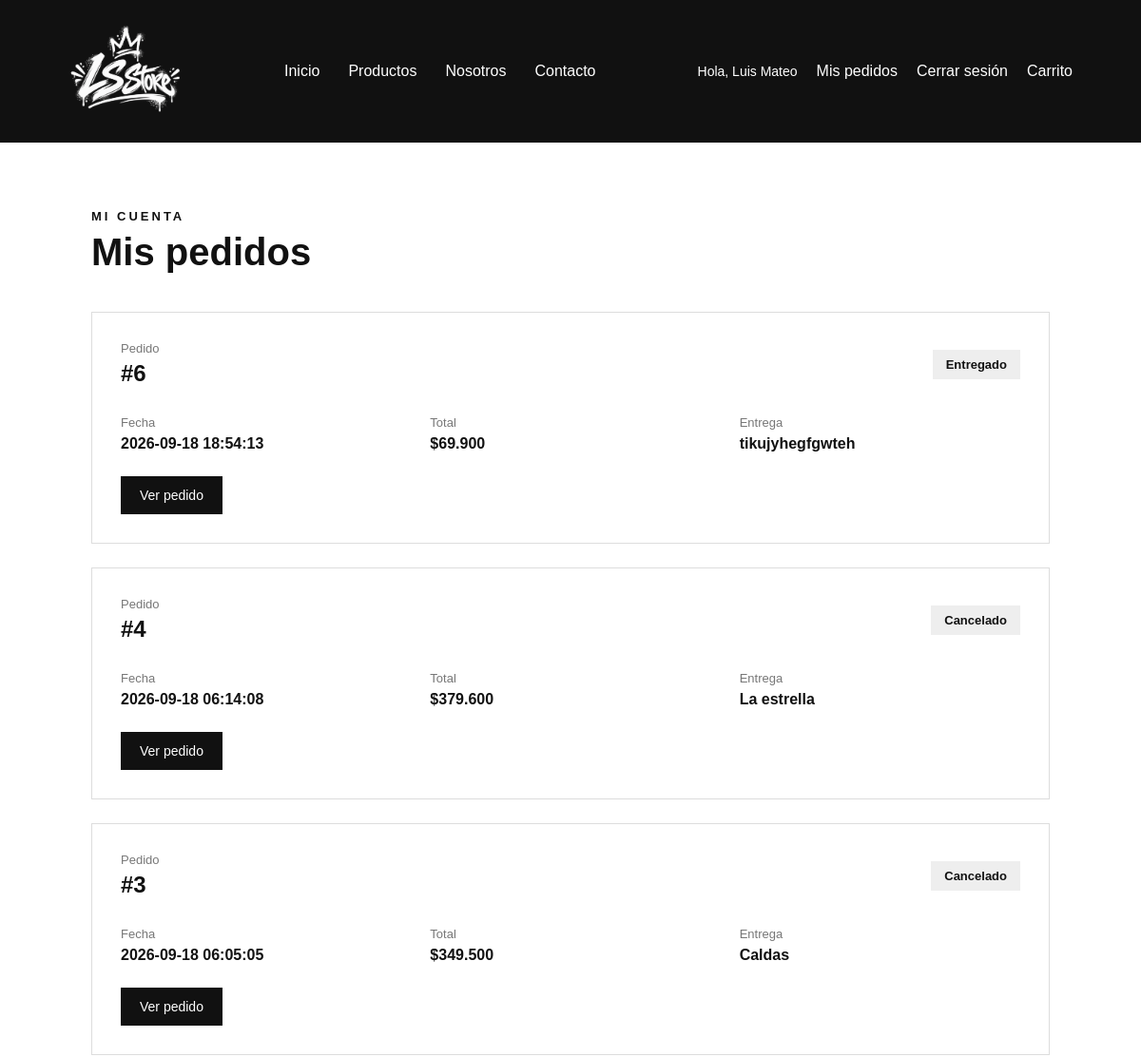
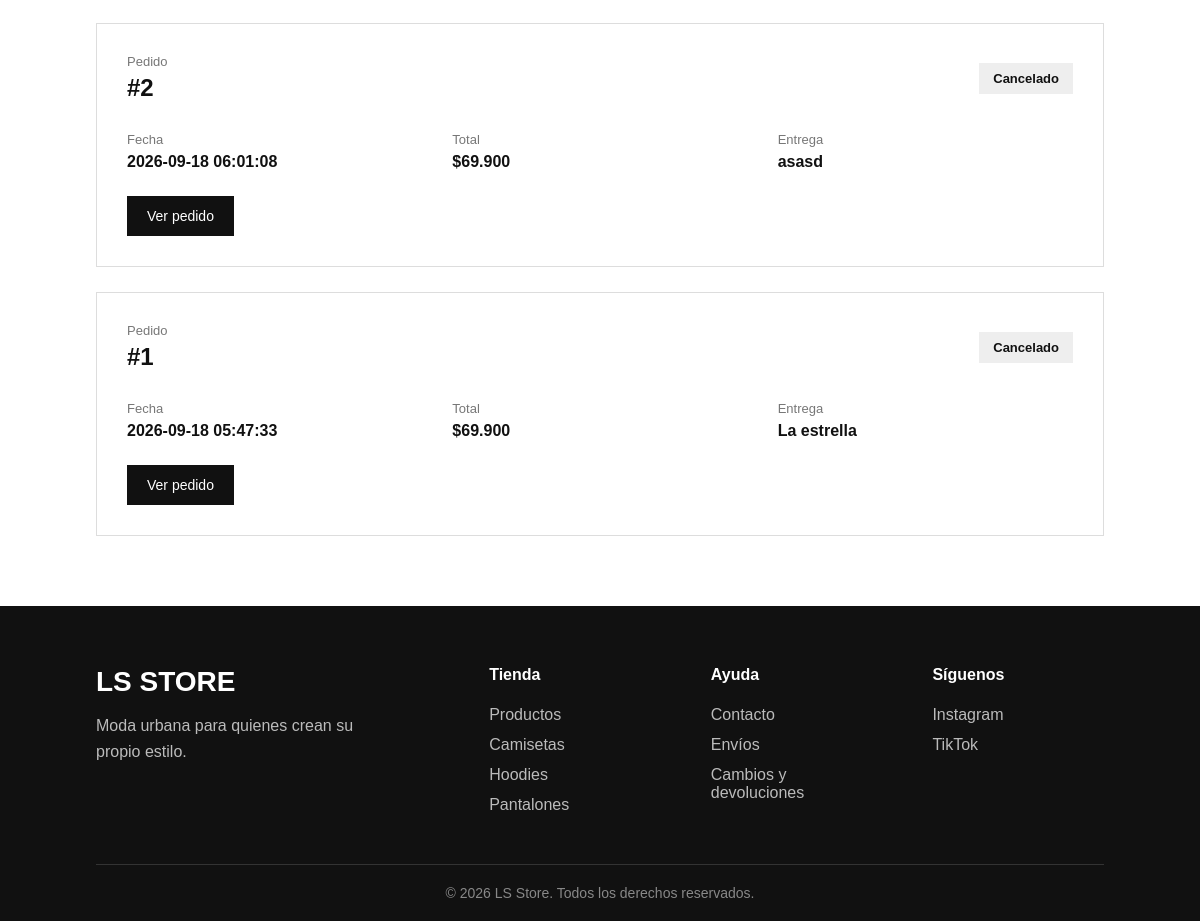
/cuenta/pedidos.php (signed in), run on the app's committed database (2 pictures, top to bottom).
### tables this page shows
CREATE TABLE `pedidos` (
  `id` int(11) NOT NULL,
  `usuario_id` int(11) NOT NULL,
  `total` decimal(10,2) NOT NULL,
  `direccion` varchar(255) NOT NULL,
  `ciudad` varchar(100) NOT NULL,
  `departamento` varchar(100) NOT NULL,
  `telefono` varchar(20) NOT NULL,
  `estado` varchar(30) NOT NULL,
  `fecha_pedido` timestamp NOT NULL DEFAULT current_timestamp()
);

### cuenta/pedidos.php (the view, shortened to what this page needs)
<?php
require_once "../config/conexion.php";
$usuario_id =
    (int) $_SESSION["user_id"];
$sql = "
    SELECT
        id,
        total,
        direccion,
        ciudad,
        departamento,
        estado,
        fecha_pedido
    FROM pedidos
    WHERE usuario_id = ?
    ORDER BY fecha_pedido DESC
";
$stmt =
    $conexion->prepare($sql);
$stmt->bind_param(
    "i",
    $usuario_id
);
$stmt->execute();
$resultado_pedidos =
    $stmt->get_result();
?>
<!DOCTYPE html>
<html lang="es">
<head>
    <link
        rel="stylesheet"
        href="../assets/css/style.css">
</head>
<body>
    <?php
    require_once dirname(__DIR__) . "/includes/header.php";
    ?>
    <main class="mis-pedidos">
        <div class="titulo-pedidos">
            <p>MI CUENTA</p>
            <h1>Mis pedidos</h1>
        </div>
        <?php if ($resultado_pedidos->num_rows === 0): ?>
            <div class="carrito-vacio">
                <h2>
                    Todavía no tienes pedidos
                </h2>
                <p>
                    Cuando realices una compra aparecerá aquí.
                </p>
                <a
                    href="../index.php"
                    class="btn-producto">
                    Ver productos
                </a>
            </div>
        <?php else: ?>
            <div class="lista-pedidos">
                <?php while (
                    $pedido =
                    $resultado_pedidos->fetch_assoc()
                ): ?>
                    <article class="pedido-card">
                        <div class="pedido-cabecera">
                            <div>
                                <p>Pedido</p>
                                <h2>
                                    #<?php
                                        echo (int)
                                        $pedido["id"];
                                        ?>
                                </h2>
                            </div>
                            <span class="estado-pedido">
                                <?php
                                echo htmlspecialchars(
                                    ucfirst(
                                        $pedido["estado"]
                                    )
                                );
                                ?>
                            </span>
                        </div>
                        <div class="pedido-datos">
                            <div>
                                <span>Fecha</span>
                                <strong>
                                    <?php
                                    echo htmlspecialchars(
                                        $pedido["fecha_pedido"]
                                    );
                                    ?>
                                </strong>
                            </div>
                            <div>
                                <span>Total</span>
                                <strong>
                                    $<?php
                                        echo number_format(
                                            $pedido["total"],
                                            0,
                                            ",",
                                            "."
                                        );
                                        ?>
                                </strong>
                            </div>
                            <div>
                                <span>Entrega</span>
                                <strong>
                                    <?php
                                    echo htmlspecialchars(
                                        $pedido["ciudad"]
                                    );
                                    ?>
                                </strong>
                            </div>
                        </div>
                        <a
                            href="pedido.php?id=<?php echo (int) $pedido["id"]; ?>"
                            class="btn-producto">
                            Ver pedido
                        </a>
                    </article>
                <?php endwhile; ?>
            </div>
        <?php endif; ?>
    </main>
    <?php
    require_once dirname(__DIR__) . "/includes/footer.php";
    ?>
</body>
</html>

### assets/css/style.css (style rules this page uses)
* { margin: 0; padding: 0; box-sizing: border-box; }
html { scroll-behavior: smooth; }
body { font-family: Arial, sans-serif; background-color: #ffffff; color: #111111; }
.btn-producto { display: inline-block; padding: 12px 20px; background-color: #111111; color: #ffffff; text-decoration: none; font-size: 14px; }
.mis-pedidos { padding: 70px 8%; }
.titulo-pedidos { margin-bottom: 40px; }
.titulo-pedidos p { margin-bottom: 8px; font-size: 13px; font-weight: bold; letter-spacing: 3px; }
.titulo-pedidos h1 { font-size: 40px; }
.lista-pedidos { display: flex; flex-direction: column; gap: 25px; }
.pedido-card { padding: 30px; border: 1px solid #dddddd; }
.pedido-cabecera { display: flex; justify-content: space-between; align-items: center; gap: 20px; margin-bottom: 30px; }
.pedido-cabecera p { margin-bottom: 5px; color: #777777; font-size: 13px; }
.estado-pedido { display: inline-block; padding: 8px 14px; background-color: #eeeeee; font-size: 13px; font-weight: bold; }
.pedido-datos { display: grid; grid-template-columns: repeat(3, 1fr); gap: 30px; margin-bottom: 25px; }
.pedido-datos div { display: flex; flex-direction: column; gap: 6px; }
.pedido-datos span { color: #777777; font-size: 13px; }

### data on the page
pedidos: id "6", estado "Entregado", fecha_pedido "2026-09-18 18:54:13", total "69.900", ciudad "tikujyhegfgwteh"
pedidos: id "4", estado "Cancelado", fecha_pedido "2026-09-18 06:14:08", total "379.600", ciudad "La estrella"
pedidos: id "3", estado "Cancelado", fecha_pedido "2026-09-18 06:05:05", total "349.500", ciudad "Caldas"
pedidos: id "2", estado "Cancelado", fecha_pedido "2026-09-18 06:01:08", total "69.900", ciudad "asasd"
pedidos: id "1", estado "Cancelado", fecha_pedido "2026-09-18 05:47:33", total "69.900", ciudad "La estrella"

### other printed values
$_SESSION["nombres"] "Luis Mateo"
